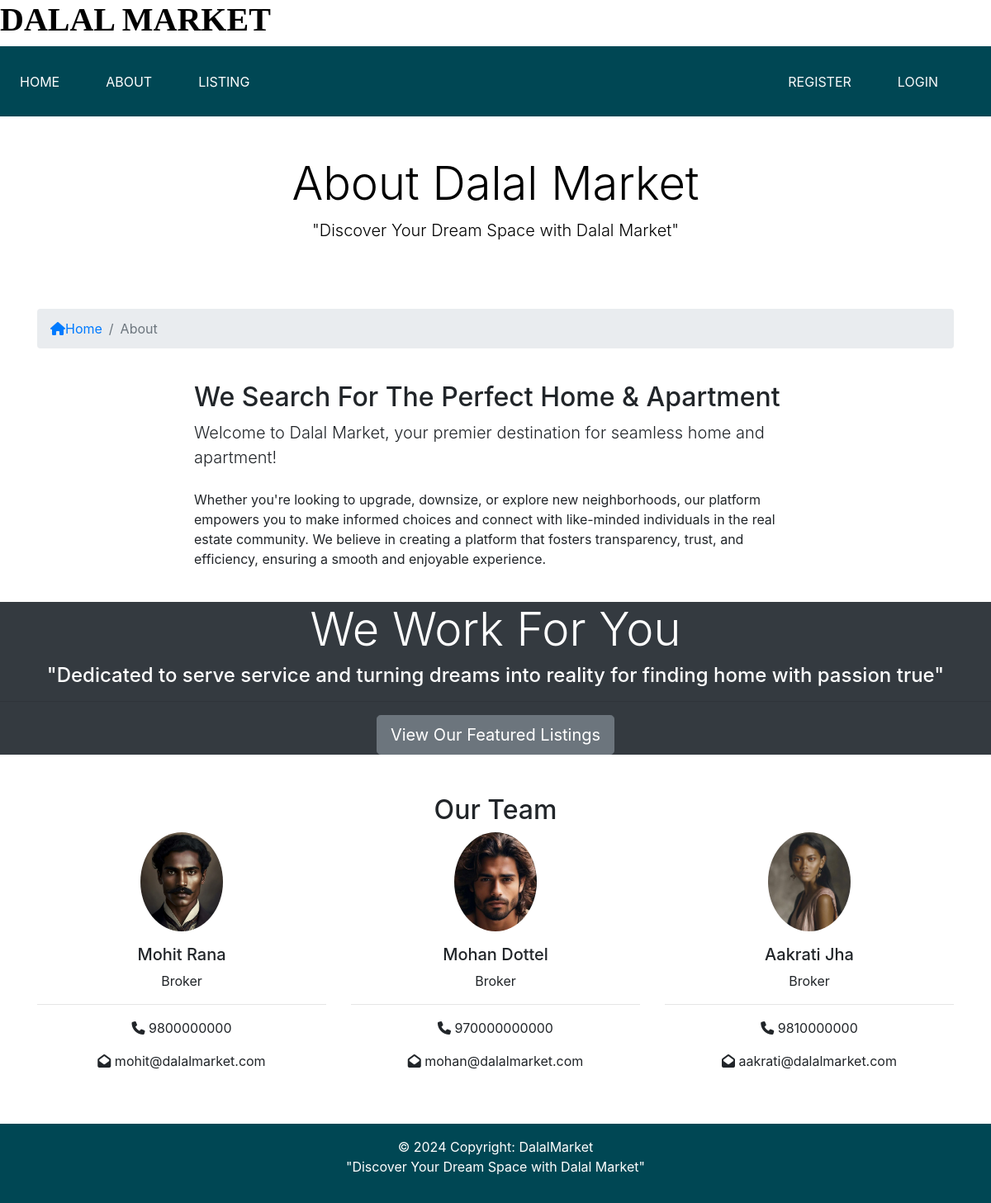
The page /about/ on the database its author committed.
### broker_app/models.py (models this page shows, shortened)
class Broker(models.Model):
    name = models.CharField(max_length = 100)
    image = models.ImageField(upload_to='images')
    phone = models.IntegerField()
    email = models.EmailField()

### page_app/views.py (the view)
# urls.py: path('about/', views.about, name='about'),
def about(request):
    brokers = Broker.objects.all()
    context = {
        'brokers': brokers
    }
    return render(request, "page_app/about.html", context)

### templates/page_app/about.html (shortened to what this page needs)
{% extends "base/base.html" %}
{% block content %}
<section id="showcase-inner" class="py-5 text-white">
    <div class="container">
      <div class="row text-center">
        <div class="col-md-12">
          <h1 class="display-4" style="color: black;">About Dalal Market</h1>
          <p class="lead" style="color: black;">"Discover Your Dream Space with Dalal Market"</p>
        </div>
      </div>
    </div>
  </section>
  <section id="bc" class="mt-3">
    <div class="container">
      <nav aria-label="breadcrumb">
        <ol class="breadcrumb">
          <li class="breadcrumb-item">
            <a href="{% url "index" %}">
              <i class="fas fa-home"></i>Home</a>
          </li>
          <li class="breadcrumb-item active">About</li>
        </ol>
      </nav>
    </div>
  </section>
  <section id="about" class="py-4">
    <div class="container">
      <div class="row justify-content-center">
        <div class="col-md-8">
          <h2>We Search For The Perfect Home & Apartment</h2>
          <p class="lead">Welcome to Dalal Market, your premier destination for seamless home and apartment!</p>
          <p class="mt-4">Whether you're looking to upgrade, downsize, or explore new neighborhoods, our platform empowers
            you to make informed choices and connect with like-minded individuals in the real estate community.  We believe
            in creating a platform that fosters transparency, trust, and efficiency, ensuring a smooth and enjoyable experience.</p>
        </div>
      </div>
    </div>
  </section>
  <section id="work" class="bg-dark text-white text-center">
    <h2 class="display-4">We Work For You</h2>
    <h4>"Dedicated to serve service and turning dreams into reality for finding home with passion true"</h4>
    <hr>
    <a href="{% url "listings" %}" class="btn btn-secondary text-white btn-lg">View Our Featured Listings</a>
  </section>
  <section id="team" class="py-5">
    <div class="container">
      <h2 class="text-center">Our Team</h2>
      <div class="row text-center">
        {% if brokers %}
          {% for broker in brokers %}
            <div class="col-md-4">
              <img src="{{ broker.image.url }}" alt="" class="rounded-circle mb-3 passport-photo">
              <h5>{{ broker.name }}</h5>
              <p>Broker</p>
              <hr>
              <p>
                <i class="fas fa-phone"></i> {{ broker.phone }}
              </p>
              <p>
                <i class="fas fa-envelope-open"></i> {{ broker.email }}
              </p>
            </div>
          {% endfor %}
        {% else %}
          <div class="col-md-12">
            <p>No Brokers available</p>
          </div>
      {% endif %}
      </div>
    </div>
  </section>
{% endblock content %}

### templates/page_app/about.html (style rules this page uses)
.passport-photo { width: 100px; height: 120px; object-fit: cover; }

### rows shown on the page
Broker: image (picture), name "Mohit Rana", phone "9800000000", email "mohit@dalalmarket.com"
Broker: image (picture), name "Mohan Dottel", phone "970000000000", email "mohan@dalalmarket.com"
Broker: image (picture), name "Aakrati Jha", phone "9810000000", email "aakrati@dalalmarket.com"
